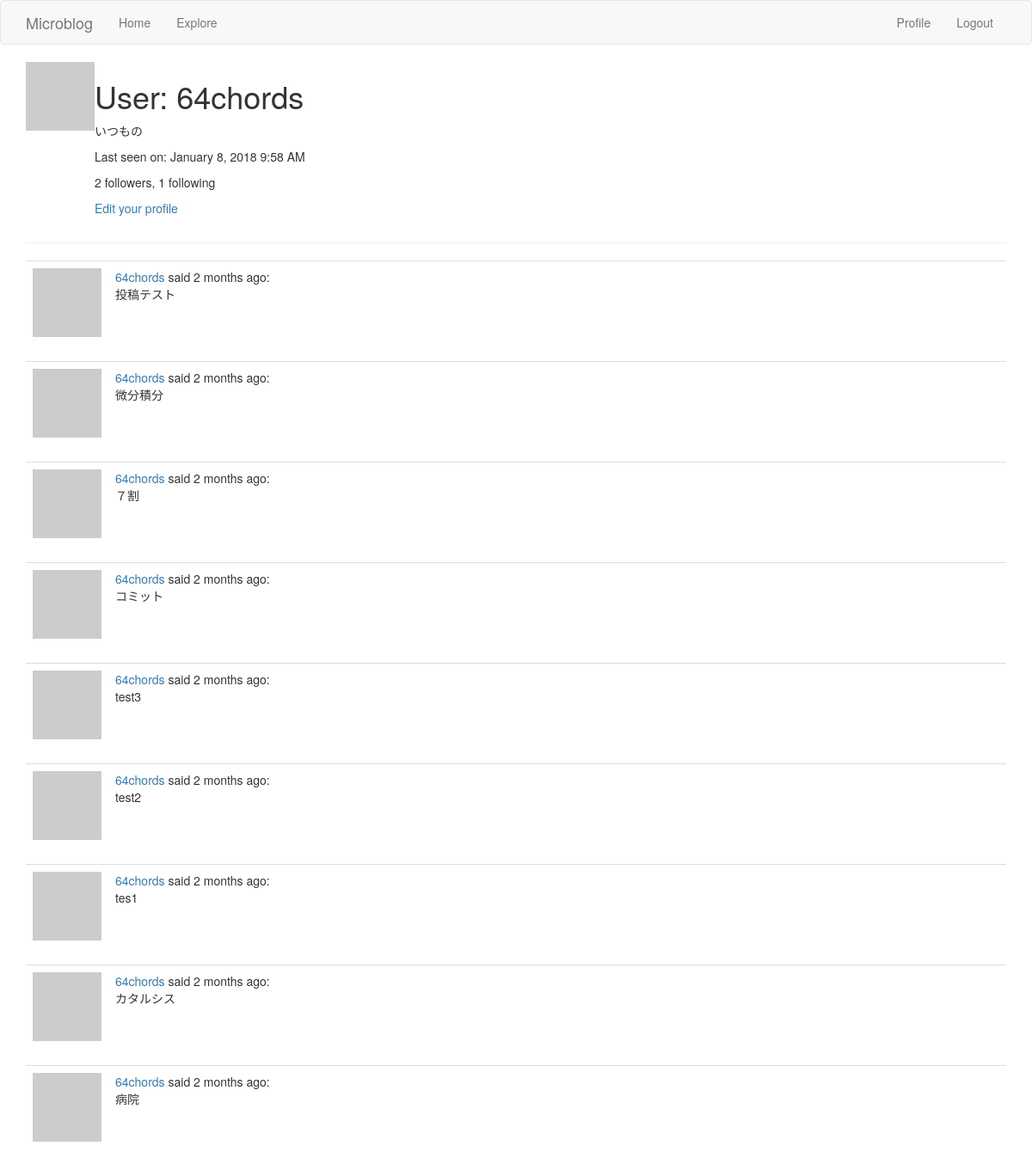
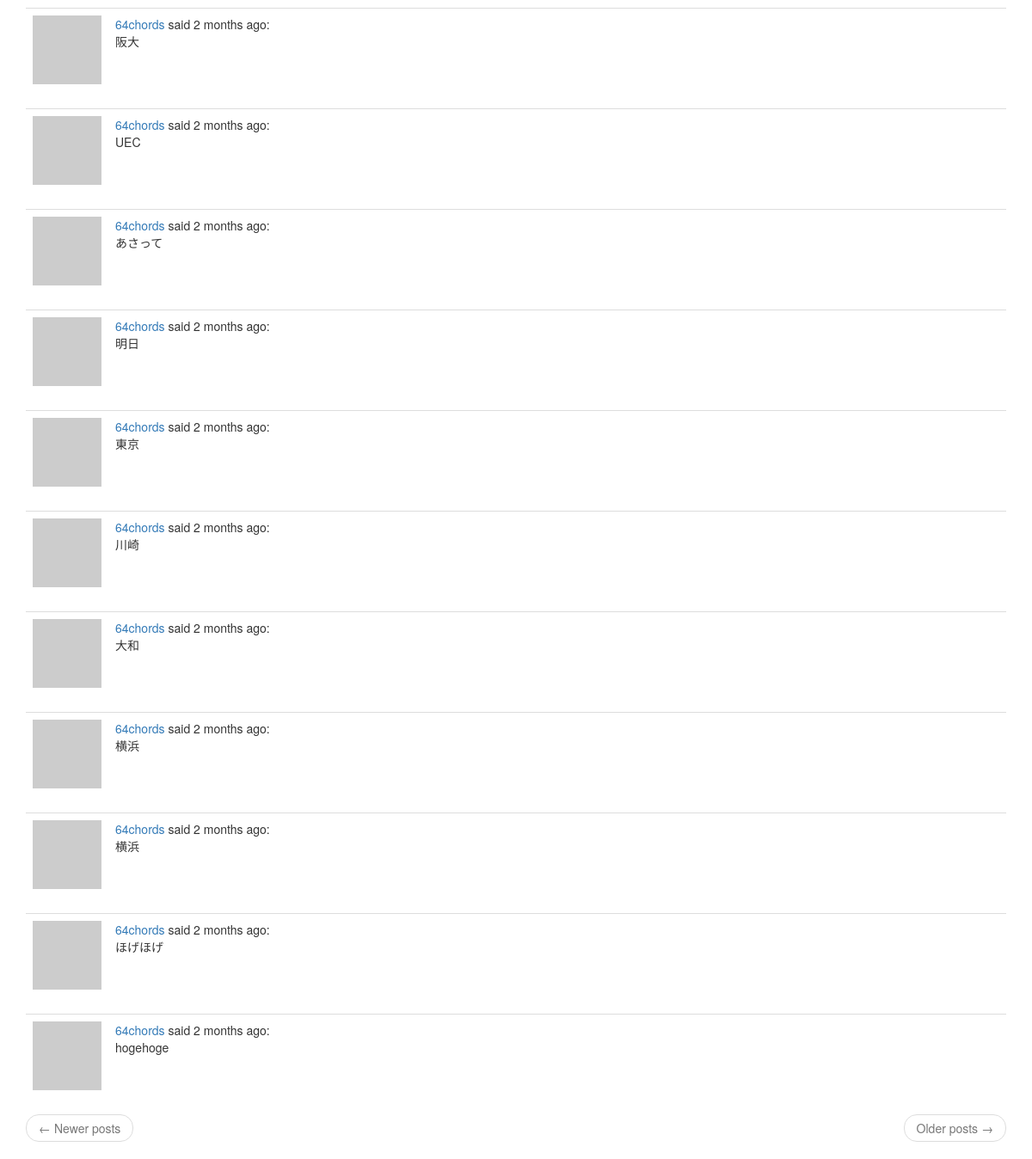
The page /user/64chords (signed in) on the database its author committed (2 pictures, top to bottom).
### app/models.py (models this page shows, shortened)
class User(UserMixin,db.Model):
    id = db.Column(db.Integer,primary_key=True)
    username = db.Column(db.String(64),index=True,unique=True)
    email = db.Column(db.String(120),index=True,unique=True)
    password_hash = db.Column(db.String(128))
    about_me = db.Column(db.String(140))
    last_seen = db.Column(db.DateTime,default=datetime.utcnow)
    """
    a db.relationship field is normally defined on the “one” side, and
    is used as a convenient way to get access to the “many”.
    """
    posts = db.relationship("Post",backref="author",lazy="dynamic")
    """
    フォロー・フォロワーの関係を追加
    "User": セルフ参照の関係なので自分自身
    secondary: 関係性を表す関係テーブル
    followers.c.**: cはColumnsを表すプロパティ
    詳細はp.134~135を参照のこと（８．３節）
    """
    followed = db.relationship(
        "User",secondary=followers,
        primaryjoin=(followers.c.follower_id == id),
        secondaryjoin=(followers.c.followed_id == id),
        backref=db.backref("followers",lazy="dynamic"),lazy="dynamic"
    )
    def avatar(self,size):
        digest = md5(self.email.lower().encode('utf-8')).hexdigest()
        return "https://www.gravatar.com/avatar/{}?d=identicon&s={}".\
            format(digest,size)

class Post(db.Model):
    id = db.Column(db.Integer,primary_key=True)
    body = db.Column(db.String(140))
    timestamp = db.Column(db.DateTime,index=True,default=datetime.utcnow)
    user_id = db.Column(db.Integer,db.ForeignKey('user.id'))

### app/routes.py (the view)
@app.route('/user/<username>')
@login_required
def user(username):
    user = User.query.filter_by(username=username).first_or_404()
    page = request.args.get("page",1,type=int)
    posts = user.posts.order_by(Post.timestamp.desc()).paginate(
        page,app.config["POSTS_PER_PAGE"],False)
    next_url = url_for("user",username=username,page=posts.next_num)\
        if posts.has_next else None
    prev_url = url_for("user",username=username,page=posts.prev_num)\
        if posts.has_prev else None
    return render_template("user.html",user=user,posts=posts.items,
        next_url=next_url,prev_url=prev_url)

### app/models.py (called while the page is built)
@login.user_loader
def load_user(id):
    return User.query.get(int(id))

### app/routes.py (called while the page is built)
@app.before_request
def before_request():
    if current_user.is_authenticated:
        current_user.last_seen = datetime.utcnow()
        db.session.commit()

### app/templates/user.html
{% extends "base.html" %}
{% block app_content %}
<table>
  <tr valign="top">
    <td><img src="{{ user.avatar(128) }}" alt=""></td>
    <td>
      <h1>User: {{ user.username }}</h1>
      {% if user.about_me %}
      <p>{{ user.about_me }}</p>
      {% endif %}
      {% if user.last_seen %}
      <p>Last seen on: {{ moment(user.last_seen).format('LLL') }}</p>
      {% endif %}
      <p>{{ user.followers.count() }} followers, {{ user.followed.count() }} following </p>
      {% if user == current_user %}
      <p><a href="{{ url_for('edit_profile') }}">Edit your profile</a></p>
      {% elif not current_user.is_following(user) %}
      <p><a href="{{ url_for("follow",username=user.username) }}">Follow</a></p>
      {% else %}
      <p><a href="{{ url_for("unfollow",username=user.username) }}">Unfollow</a></p>
      {% endif %}
    </td>
  </tr>
</table>
<hr>
{%for post in posts %}
  {% include '_post.html' %}
{% endfor %}
<nav aria-label="...">
  <ul class="pager">
    <li class="previous{% if not prev_url %} disabled{% endif %}">
      <a href="{{ prev_url or '#' }}">
        <span aria-hidden="true">&larr;</span> Newer posts
      </a>
    </li>
    <li class="next{% if not next_url %} disabled{% endif %}">
      <a href="{{ next_url or '#' }}">
        Older posts <span aria-hidden="true">&rarr;</span>
      </a>
    </li>
  </ul>
</nav>
{% endblock %}

### app/templates/_post.html
<table class="table table-hover">
  <tr valign="top">
    <td width="70px">
      <a href="{{ url_for("user",username=post.author.username) }}">
        <img src="{{ post.author.avatar(70) }}" alt="">
      </a>
    </td>
    <td>
      <a href="{{ url_for('user',username=post.author.username) }}">
        {{ post.author.username }}
      </a>
      said {{ moment(post.timestamp).fromNow() }}:
      <br>
      {{ post.body }}
    </td>
  </tr>
</table>

### rows shown on the page
User: username "64chords", about_me "いつもの", last_seen "January 8, 2018 9:58 AM"
Post: author.username "64chords", timestamp "2 months ago", body "投稿テスト"
Post: author.username "64chords", timestamp "2 months ago", body "微分積分"
Post: author.username "64chords", timestamp "2 months ago", body "７割"
Post: author.username "64chords", timestamp "2 months ago", body "コミット"
Post: author.username "64chords", timestamp "2 months ago", body "test3"
Post: author.username "64chords", timestamp "2 months ago", body "test2"
Post: author.username "64chords", timestamp "2 months ago", body "tes1"
Post: author.username "64chords", timestamp "2 months ago", body "カタルシス"
Post: author.username "64chords", timestamp "2 months ago", body "病院"
Post: author.username "64chords", timestamp "2 months ago", body "阪大"
Post: author.username "64chords", timestamp "2 months ago", body "UEC"
Post: author.username "64chords", timestamp "2 months ago", body "あさって"
Post: author.username "64chords", timestamp "2 months ago", body "明日"
Post: author.username "64chords", timestamp "2 months ago", body "東京"
Post: author.username "64chords", timestamp "2 months ago", body "川崎"
Post: author.username "64chords", timestamp "2 months ago", body "大和"
Post: author.username "64chords", timestamp "2 months ago", body "横浜"
Post: author.username "64chords", timestamp "2 months ago", body "横浜"
Post: author.username "64chords", timestamp "2 months ago", body "ほげほげ"
Post: author.username "64chords", timestamp "2 months ago", body "hogehoge"

### other values the page prints
{{ user.followers.count() }} "2"
{{ user.followed.count() }} "1"
